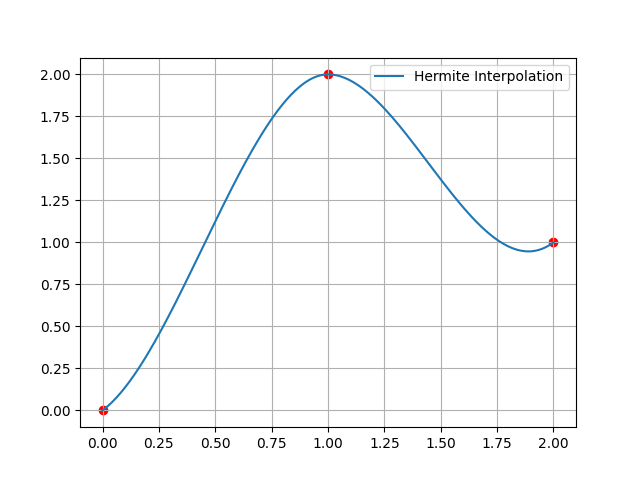

The script that drew this image:
import numpy as np
import matplotlib.pyplot as plt
from scipy.interpolate import CubicHermiteSpline

x = np.array([0, 1, 2])
y = np.array([0, 2, 1])
dydx = np.array([1, 0, 1])

spline = CubicHermiteSpline(x, y, dydx)
xs = np.linspace(0, 2, 200)

plt.scatter(x, y, color='red')
plt.plot(xs, spline(xs), label="Hermite Interpolation")
plt.legend()
plt.grid(True)
plt.show()
